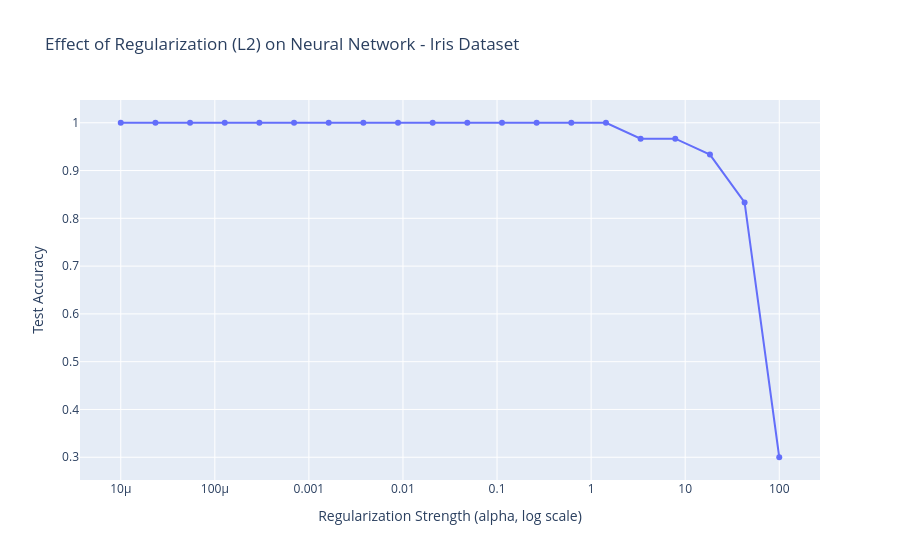

Notebook cell for this chart:
### Code cell
iris = load_iris()
x,y = iris.data , iris.target

# train test split
x_train, x_test, y_train, y_test = train_test_split(x,y, test_size=0.2, random_state=42)


# standardize the feature (important for neural networks)
std = StandardScaler()
x_train = std.fit_transform(x_train)
x_test = std.transform(x_test)

# different regularization strength 
alphas = np.logspace(-5, 2 , 20)
accuracies = []

for alpha in alphas :
    clf = MLPClassifier(
        hidden_layer_sizes=(50,30),
        max_iter=2000,
        random_state=42,
        alpha = alpha
    )

    clf.fit(x_train,y_train)
    y_pred = clf.predict(x_test)
    acc = accuracy_score(y_test,y_pred)
    accuracies.append(acc)


# Plot Accuracy vs Regularization strength
fig = px.line(x=alphas, y=accuracies, markers=True,
              title="Effect of Regularization (L2) on Neural Network - Iris Dataset",
              labels={"x": "Regularization Strength (alpha, log scale)", "y": "Test Accuracy"})
fig.update_xaxes(type="log")
fig.show()

### Figure 1 — Plotly figure (JSON) as saved in the notebook; plotly's stock layout.template omitted (floating-point values rounded to 4 significant figures)
{"data": [{"hovertemplate": "Regularization Strength (alpha, log scale)=%{x}<br>Test Accuracy=%{y}<extra></extra>", "legendgroup": "", "line": {"color": "#636efa", "dash": "solid"}, "marker": {"symbol": "circle"}, "mode": "lines+markers", "name": "", "orientation": "v", "showlegend": false, "type": "scatter", "x": [1e-05, 2.336e-05, 5.456e-05, 0.0001274, 0.0002976, 0.0006952, 0.001624, 0.003793, 0.008859, 0.02069, 0.04833, 0.1129, 0.2637, 0.6158, 1.438, 3.36, 7.848, 18.33, 42.81, 100.0], "xaxis": "x", "y": [1.0, 1.0, 1.0, 1.0, 1.0, 1.0, 1.0, 1.0, 1.0, 1.0, 1.0, 1.0, 1.0, 1.0, 1.0, 0.9667, 0.9667, 0.9333, 0.8333, 0.3], "yaxis": "y"}], "layout": {"legend": {"tracegroupgap": 0}, "title": {"text": "Effect of Regularization (L2) on Neural Network - Iris Dataset"}, "xaxis": {"anchor": "y", "domain": [0, 1], "title": {"text": "Regularization Strength (alpha, log scale)"}, "type": "log"}, "yaxis": {"anchor": "x", "domain": [0, 1], "title": {"text": "Test Accuracy"}}}}
